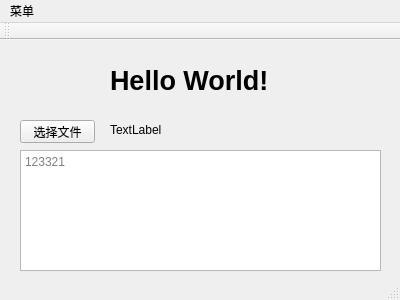
<?xml version="1.0" encoding="UTF-8"?>
<ui version="4.0">
 <class>MainWindow</class>
 <widget class="QMainWindow" name="MainWindow">
  <property name="geometry">
   <rect>
    <x>0</x>
    <y>0</y>
    <width>400</width>
    <height>300</height>
   </rect>
  </property>
  <property name="windowTitle">
   <string>MainWindow</string>
  </property>
  <property name="unifiedTitleAndToolBarOnMac">
   <bool>false</bool>
  </property>
  <widget class="QWidget" name="centralWidget">
   <widget class="QLabel" name="label">
    <property name="geometry">
     <rect>
      <x>110</x>
      <y>30</y>
      <width>191</width>
      <height>20</height>
     </rect>
    </property>
    <property name="font">
     <font>
      <pointsize>20</pointsize>
      <weight>75</weight>
      <bold>true</bold>
     </font>
    </property>
    <property name="text">
     <string>Hello World!</string>
    </property>
   </widget>
   <widget class="QPushButton" name="pushButton">
    <property name="geometry">
     <rect>
      <x>20</x>
      <y>80</y>
      <width>75</width>
      <height>23</height>
     </rect>
    </property>
    <property name="text">
     <string>选择文件</string>
    </property>
   </widget>
   <widget class="QLabel" name="label_file_input">
    <property name="geometry">
     <rect>
      <x>110</x>
      <y>80</y>
      <width>241</width>
      <height>20</height>
     </rect>
    </property>
    <property name="sizePolicy">
     <sizepolicy hsizetype="Expanding" vsizetype="Preferred">
      <horstretch>0</horstretch>
      <verstretch>0</verstretch>
     </sizepolicy>
    </property>
    <property name="text">
     <string>TextLabel</string>
    </property>
   </widget>
   <widget class="QTextEdit" name="textEdit">
    <property name="geometry">
     <rect>
      <x>20</x>
      <y>110</y>
      <width>361</width>
      <height>121</height>
     </rect>
    </property>
    <property name="documentTitle">
     <string/>
    </property>
    <property name="readOnly">
     <bool>true</bool>
    </property>
    <property name="html">
     <string>&lt;!DOCTYPE HTML PUBLIC &quot;-//W3C//DTD HTML 4.0//EN&quot; &quot;http://www.w3.org/TR/REC-html40/strict.dtd&quot;&gt;
&lt;html&gt;&lt;head&gt;&lt;meta name=&quot;qrichtext&quot; content=&quot;1&quot; /&gt;&lt;style type=&quot;text/css&quot;&gt;
p, li { white-space: pre-wrap; }
&lt;/style&gt;&lt;/head&gt;&lt;body style=&quot; font-family:'SimSun'; font-size:9pt; font-weight:400; font-style:normal;&quot;&gt;
&lt;p style=&quot;-qt-paragraph-type:empty; margin-top:0px; margin-bottom:0px; margin-left:0px; margin-right:0px; -qt-block-indent:0; text-indent:0px;&quot;&gt;&lt;br /&gt;&lt;/p&gt;&lt;/body&gt;&lt;/html&gt;</string>
    </property>
    <property name="placeholderText">
     <string>123321</string>
    </property>
   </widget>
  </widget>
  <widget class="QMenuBar" name="menuBar">
   <property name="geometry">
    <rect>
     <x>0</x>
     <y>0</y>
     <width>400</width>
     <height>23</height>
    </rect>
   </property>
   <widget class="QMenu" name="menu">
    <property name="title">
     <string>菜单</string>
    </property>
    <addaction name="action_GeoJson"/>
    <addaction name="action_Shp"/>
    <addaction name="separator"/>
    <addaction name="actionClose"/>
    <addaction name="actionOpenGL"/>
   </widget>
   <addaction name="menu"/>
  </widget>
  <widget class="QToolBar" name="mainToolBar">
   <attribute name="toolBarArea">
    <enum>TopToolBarArea</enum>
   </attribute>
   <attribute name="toolBarBreak">
    <bool>false</bool>
   </attribute>
  </widget>
  <widget class="QStatusBar" name="statusBar"/>
  <action name="action_GeoJson">
   <property name="text">
    <string>打开GeoJson
</string>
   </property>
  </action>
  <action name="action_Shp">
   <property name="text">
    <string>打开Shp</string>
   </property>
  </action>
  <action name="actionClose">
   <property name="text">
    <string>Close</string>
   </property>
  </action>
  <action name="actionOpenGL">
   <property name="text">
    <string>OpenGL</string>
   </property>
  </action>
 </widget>
 <layoutdefault spacing="6" margin="11"/>
 <resources/>
 <connections>
  <connection>
   <sender>actionClose</sender>
   <signal>triggered()</signal>
   <receiver>MainWindow</receiver>
   <slot>close()</slot>
   <hints>
    <hint type="sourcelabel">
     <x>-1</x>
     <y>-1</y>
    </hint>
    <hint type="destinationlabel">
     <x>199</x>
     <y>149</y>
    </hint>
   </hints>
  </connection>
 </connections>
</ui>
